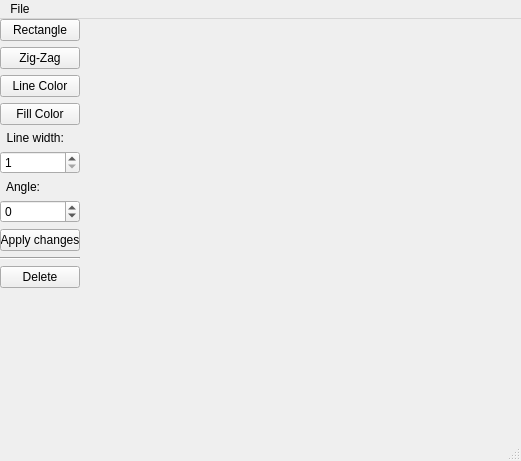
<?xml version="1.0" encoding="UTF-8"?>
<ui version="4.0">
 <class>MainWindow</class>
 <widget class="QMainWindow" name="MainWindow">
  <property name="geometry">
   <rect>
    <x>0</x>
    <y>0</y>
    <width>521</width>
    <height>461</height>
   </rect>
  </property>
  <property name="windowTitle">
   <string>MainWindow</string>
  </property>
  <widget class="QWidget" name="centralwidget">
   <widget class="MyGraphicView" name="graphicsView" native="true">
    <property name="geometry">
     <rect>
      <x>80</x>
      <y>2</y>
      <width>450</width>
      <height>400</height>
     </rect>
    </property>
    <property name="sizePolicy">
     <sizepolicy hsizetype="Preferred" vsizetype="Preferred">
      <horstretch>0</horstretch>
      <verstretch>0</verstretch>
     </sizepolicy>
    </property>
    <property name="cursor">
     <cursorShape>ArrowCursor</cursorShape>
    </property>
    <property name="acceptDrops">
     <bool>true</bool>
    </property>
    <property name="autoFillBackground">
     <bool>false</bool>
    </property>
   </widget>
   <widget class="QWidget" name="layoutWidget">
    <property name="geometry">
     <rect>
      <x>0</x>
      <y>0</y>
      <width>80</width>
      <height>269</height>
     </rect>
    </property>
    <layout class="QVBoxLayout" name="verticalLayout">
     <item>
      <widget class="QPushButton" name="buttonCreateRectangle">
       <property name="text">
        <string>Rectangle</string>
       </property>
      </widget>
     </item>
     <item>
      <widget class="QPushButton" name="buttonCreatePolyline">
       <property name="text">
        <string>Zig-Zag</string>
       </property>
      </widget>
     </item>
     <item>
      <widget class="QPushButton" name="buttonSelectLineColor">
       <property name="autoFillBackground">
        <bool>true</bool>
       </property>
       <property name="text">
        <string>Line Color</string>
       </property>
      </widget>
     </item>
     <item>
      <widget class="QPushButton" name="buttonSelectColor">
       <property name="text">
        <string>Fill Color</string>
       </property>
      </widget>
     </item>
     <item>
      <widget class="QLabel" name="label">
       <property name="text">
        <string>  Line width:</string>
       </property>
      </widget>
     </item>
     <item>
      <widget class="QSpinBox" name="spinBoxLineWidth">
       <property name="sizePolicy">
        <sizepolicy hsizetype="Minimum" vsizetype="Fixed">
         <horstretch>0</horstretch>
         <verstretch>0</verstretch>
        </sizepolicy>
       </property>
       <property name="minimum">
        <number>1</number>
       </property>
       <property name="maximum">
        <number>100</number>
       </property>
      </widget>
     </item>
     <item>
      <widget class="QLabel" name="label_2">
       <property name="text">
        <string>  Angle:</string>
       </property>
      </widget>
     </item>
     <item>
      <widget class="QSpinBox" name="spinBoxAngle">
       <property name="sizePolicy">
        <sizepolicy hsizetype="Minimum" vsizetype="Fixed">
         <horstretch>0</horstretch>
         <verstretch>0</verstretch>
        </sizepolicy>
       </property>
       <property name="minimum">
        <number>-360</number>
       </property>
       <property name="maximum">
        <number>360</number>
       </property>
       <property name="value">
        <number>0</number>
       </property>
      </widget>
     </item>
     <item>
      <widget class="QPushButton" name="buttonChangeGraphicsItem">
       <property name="text">
        <string>Apply changes</string>
       </property>
      </widget>
     </item>
     <item>
      <widget class="Line" name="line">
       <property name="orientation">
        <enum>Qt::Horizontal</enum>
       </property>
      </widget>
     </item>
     <item>
      <widget class="QPushButton" name="buttonDeleteGraphicsItem">
       <property name="text">
        <string>Delete</string>
       </property>
      </widget>
     </item>
    </layout>
   </widget>
  </widget>
  <widget class="QMenuBar" name="menubar">
   <property name="geometry">
    <rect>
     <x>0</x>
     <y>0</y>
     <width>521</width>
     <height>21</height>
    </rect>
   </property>
   <widget class="QMenu" name="menuFile">
    <property name="title">
     <string>File</string>
    </property>
    <addaction name="actionOpen"/>
    <addaction name="actionSave"/>
    <addaction name="actionSave_As"/>
    <addaction name="separator"/>
    <addaction name="actionExit"/>
   </widget>
   <addaction name="menuFile"/>
  </widget>
  <widget class="QStatusBar" name="statusbar"/>
  <action name="actionOpen">
   <property name="text">
    <string>Open...</string>
   </property>
   <property name="shortcut">
    <string>Ctrl+O</string>
   </property>
  </action>
  <action name="actionSave">
   <property name="text">
    <string>Save...</string>
   </property>
   <property name="shortcut">
    <string>Ctrl+S</string>
   </property>
  </action>
  <action name="actionSave_As">
   <property name="text">
    <string>Save As...</string>
   </property>
   <property name="shortcut">
    <string>Ctrl+Shift+S</string>
   </property>
  </action>
  <action name="actionExit">
   <property name="text">
    <string>Exit</string>
   </property>
  </action>
 </widget>
 <customwidgets>
  <customwidget>
   <class>MyGraphicView</class>
   <extends>QWidget</extends>
   <header>mygraphicview.h</header>
  </customwidget>
 </customwidgets>
 <tabstops>
  <tabstop>buttonCreateRectangle</tabstop>
  <tabstop>buttonSelectLineColor</tabstop>
  <tabstop>buttonSelectColor</tabstop>
 </tabstops>
 <resources/>
 <connections/>
</ui>
